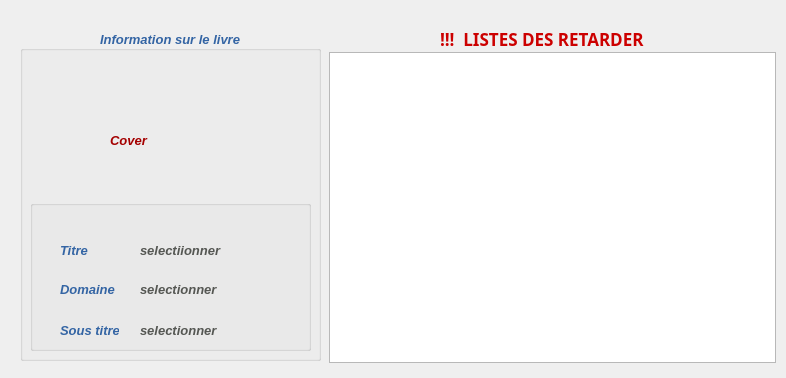
<?xml version="1.0" encoding="UTF-8"?>
<ui version="4.0">
 <class>alert</class>
 <widget class="QDialog" name="alert">
  <property name="geometry">
   <rect>
    <x>0</x>
    <y>0</y>
    <width>786</width>
    <height>378</height>
   </rect>
  </property>
  <property name="windowTitle">
   <string>Dialog</string>
  </property>
  <widget class="QGroupBox" name="groupBox_7">
   <property name="geometry">
    <rect>
     <x>20</x>
     <y>30</y>
     <width>301</width>
     <height>331</height>
    </rect>
   </property>
   <property name="minimumSize">
    <size>
     <width>200</width>
     <height>0</height>
    </size>
   </property>
   <property name="palette">
    <palette>
     <active>
      <colorrole role="WindowText">
       <brush brushstyle="SolidPattern">
        <color alpha="255">
         <red>52</red>
         <green>101</green>
         <blue>164</blue>
        </color>
       </brush>
      </colorrole>
     </active>
     <inactive>
      <colorrole role="WindowText">
       <brush brushstyle="SolidPattern">
        <color alpha="255">
         <red>52</red>
         <green>101</green>
         <blue>164</blue>
        </color>
       </brush>
      </colorrole>
     </inactive>
     <disabled>
      <colorrole role="WindowText">
       <brush brushstyle="SolidPattern">
        <color alpha="255">
         <red>190</red>
         <green>190</green>
         <blue>190</blue>
        </color>
       </brush>
      </colorrole>
     </disabled>
    </palette>
   </property>
   <property name="font">
    <font>
     <pointsize>10</pointsize>
     <weight>75</weight>
     <italic>true</italic>
     <bold>true</bold>
    </font>
   </property>
   <property name="title">
    <string>Information sur le livre</string>
   </property>
   <property name="alignment">
    <set>Qt::AlignCenter</set>
   </property>
   <widget class="QLabel" name="cov">
    <property name="geometry">
     <rect>
      <x>90</x>
      <y>30</y>
      <width>115</width>
      <height>160</height>
     </rect>
    </property>
    <property name="minimumSize">
     <size>
      <width>115</width>
      <height>160</height>
     </size>
    </property>
    <property name="maximumSize">
     <size>
      <width>115</width>
      <height>160</height>
     </size>
    </property>
    <property name="palette">
     <palette>
      <active>
       <colorrole role="WindowText">
        <brush brushstyle="SolidPattern">
         <color alpha="255">
          <red>164</red>
          <green>0</green>
          <blue>0</blue>
         </color>
        </brush>
       </colorrole>
      </active>
      <inactive>
       <colorrole role="WindowText">
        <brush brushstyle="SolidPattern">
         <color alpha="255">
          <red>164</red>
          <green>0</green>
          <blue>0</blue>
         </color>
        </brush>
       </colorrole>
      </inactive>
      <disabled>
       <colorrole role="WindowText">
        <brush brushstyle="SolidPattern">
         <color alpha="255">
          <red>190</red>
          <green>190</green>
          <blue>190</blue>
         </color>
        </brush>
       </colorrole>
      </disabled>
     </palette>
    </property>
    <property name="font">
     <font>
      <pointsize>10</pointsize>
      <weight>75</weight>
      <italic>true</italic>
      <bold>true</bold>
     </font>
    </property>
    <property name="text">
     <string>Cover</string>
    </property>
   </widget>
   <widget class="QGroupBox" name="groupBox_3">
    <property name="geometry">
     <rect>
      <x>10</x>
      <y>170</y>
      <width>281</width>
      <height>151</height>
     </rect>
    </property>
    <property name="title">
     <string/>
    </property>
    <widget class="QLabel" name="Dom">
     <property name="geometry">
      <rect>
       <x>110</x>
       <y>80</y>
       <width>101</width>
       <height>18</height>
      </rect>
     </property>
     <property name="palette">
      <palette>
       <active>
        <colorrole role="WindowText">
         <brush brushstyle="SolidPattern">
          <color alpha="255">
           <red>85</red>
           <green>87</green>
           <blue>83</blue>
          </color>
         </brush>
        </colorrole>
       </active>
       <inactive>
        <colorrole role="WindowText">
         <brush brushstyle="SolidPattern">
          <color alpha="255">
           <red>85</red>
           <green>87</green>
           <blue>83</blue>
          </color>
         </brush>
        </colorrole>
       </inactive>
       <disabled>
        <colorrole role="WindowText">
         <brush brushstyle="SolidPattern">
          <color alpha="255">
           <red>190</red>
           <green>190</green>
           <blue>190</blue>
          </color>
         </brush>
        </colorrole>
       </disabled>
      </palette>
     </property>
     <property name="font">
      <font>
       <weight>75</weight>
       <italic>true</italic>
       <bold>true</bold>
      </font>
     </property>
     <property name="text">
      <string>selectionner</string>
     </property>
     <property name="scaledContents">
      <bool>true</bool>
     </property>
    </widget>
    <widget class="QLabel" name="label_19">
     <property name="geometry">
      <rect>
       <x>30</x>
       <y>30</y>
       <width>29</width>
       <height>40</height>
      </rect>
     </property>
     <property name="palette">
      <palette>
       <active>
        <colorrole role="WindowText">
         <brush brushstyle="SolidPattern">
          <color alpha="255">
           <red>52</red>
           <green>101</green>
           <blue>164</blue>
          </color>
         </brush>
        </colorrole>
       </active>
       <inactive>
        <colorrole role="WindowText">
         <brush brushstyle="SolidPattern">
          <color alpha="255">
           <red>52</red>
           <green>101</green>
           <blue>164</blue>
          </color>
         </brush>
        </colorrole>
       </inactive>
       <disabled>
        <colorrole role="WindowText">
         <brush brushstyle="SolidPattern">
          <color alpha="255">
           <red>190</red>
           <green>190</green>
           <blue>190</blue>
          </color>
         </brush>
        </colorrole>
       </disabled>
      </palette>
     </property>
     <property name="font">
      <font>
       <weight>75</weight>
       <italic>true</italic>
       <bold>true</bold>
      </font>
     </property>
     <property name="text">
      <string>Titre</string>
     </property>
     <property name="alignment">
      <set>Qt::AlignLeading|Qt::AlignLeft|Qt::AlignVCenter</set>
     </property>
    </widget>
    <widget class="QLabel" name="Titre">
     <property name="geometry">
      <rect>
       <x>110</x>
       <y>30</y>
       <width>165</width>
       <height>40</height>
      </rect>
     </property>
     <property name="minimumSize">
      <size>
       <width>165</width>
       <height>40</height>
      </size>
     </property>
     <property name="maximumSize">
      <size>
       <width>165</width>
       <height>16777215</height>
      </size>
     </property>
     <property name="palette">
      <palette>
       <active>
        <colorrole role="WindowText">
         <brush brushstyle="SolidPattern">
          <color alpha="255">
           <red>85</red>
           <green>87</green>
           <blue>83</blue>
          </color>
         </brush>
        </colorrole>
       </active>
       <inactive>
        <colorrole role="WindowText">
         <brush brushstyle="SolidPattern">
          <color alpha="255">
           <red>85</red>
           <green>87</green>
           <blue>83</blue>
          </color>
         </brush>
        </colorrole>
       </inactive>
       <disabled>
        <colorrole role="WindowText">
         <brush brushstyle="SolidPattern">
          <color alpha="255">
           <red>190</red>
           <green>190</green>
           <blue>190</blue>
          </color>
         </brush>
        </colorrole>
       </disabled>
      </palette>
     </property>
     <property name="font">
      <font>
       <weight>75</weight>
       <italic>true</italic>
       <bold>true</bold>
      </font>
     </property>
     <property name="text">
      <string>selectiionner</string>
     </property>
     <property name="alignment">
      <set>Qt::AlignLeading|Qt::AlignLeft|Qt::AlignVCenter</set>
     </property>
     <property name="wordWrap">
      <bool>true</bool>
     </property>
    </widget>
    <widget class="QLabel" name="label_21">
     <property name="geometry">
      <rect>
       <x>30</x>
       <y>80</y>
       <width>55</width>
       <height>18</height>
      </rect>
     </property>
     <property name="palette">
      <palette>
       <active>
        <colorrole role="WindowText">
         <brush brushstyle="SolidPattern">
          <color alpha="255">
           <red>52</red>
           <green>101</green>
           <blue>164</blue>
          </color>
         </brush>
        </colorrole>
       </active>
       <inactive>
        <colorrole role="WindowText">
         <brush brushstyle="SolidPattern">
          <color alpha="255">
           <red>52</red>
           <green>101</green>
           <blue>164</blue>
          </color>
         </brush>
        </colorrole>
       </inactive>
       <disabled>
        <colorrole role="WindowText">
         <brush brushstyle="SolidPattern">
          <color alpha="255">
           <red>190</red>
           <green>190</green>
           <blue>190</blue>
          </color>
         </brush>
        </colorrole>
       </disabled>
      </palette>
     </property>
     <property name="font">
      <font>
       <weight>75</weight>
       <italic>true</italic>
       <bold>true</bold>
      </font>
     </property>
     <property name="text">
      <string>Domaine</string>
     </property>
    </widget>
    <widget class="QLabel" name="Sub">
     <property name="geometry">
      <rect>
       <x>110</x>
       <y>110</y>
       <width>171</width>
       <height>40</height>
      </rect>
     </property>
     <property name="minimumSize">
      <size>
       <width>0</width>
       <height>40</height>
      </size>
     </property>
     <property name="palette">
      <palette>
       <active>
        <colorrole role="WindowText">
         <brush brushstyle="SolidPattern">
          <color alpha="255">
           <red>85</red>
           <green>87</green>
           <blue>83</blue>
          </color>
         </brush>
        </colorrole>
       </active>
       <inactive>
        <colorrole role="WindowText">
         <brush brushstyle="SolidPattern">
          <color alpha="255">
           <red>85</red>
           <green>87</green>
           <blue>83</blue>
          </color>
         </brush>
        </colorrole>
       </inactive>
       <disabled>
        <colorrole role="WindowText">
         <brush brushstyle="SolidPattern">
          <color alpha="255">
           <red>190</red>
           <green>190</green>
           <blue>190</blue>
          </color>
         </brush>
        </colorrole>
       </disabled>
      </palette>
     </property>
     <property name="font">
      <font>
       <weight>75</weight>
       <italic>true</italic>
       <bold>true</bold>
      </font>
     </property>
     <property name="text">
      <string>selectionner</string>
     </property>
     <property name="scaledContents">
      <bool>true</bool>
     </property>
     <property name="alignment">
      <set>Qt::AlignLeading|Qt::AlignLeft|Qt::AlignVCenter</set>
     </property>
    </widget>
    <widget class="QLabel" name="label_20">
     <property name="geometry">
      <rect>
       <x>30</x>
       <y>110</y>
       <width>59</width>
       <height>40</height>
      </rect>
     </property>
     <property name="palette">
      <palette>
       <active>
        <colorrole role="WindowText">
         <brush brushstyle="SolidPattern">
          <color alpha="255">
           <red>52</red>
           <green>101</green>
           <blue>164</blue>
          </color>
         </brush>
        </colorrole>
       </active>
       <inactive>
        <colorrole role="WindowText">
         <brush brushstyle="SolidPattern">
          <color alpha="255">
           <red>52</red>
           <green>101</green>
           <blue>164</blue>
          </color>
         </brush>
        </colorrole>
       </inactive>
       <disabled>
        <colorrole role="WindowText">
         <brush brushstyle="SolidPattern">
          <color alpha="255">
           <red>190</red>
           <green>190</green>
           <blue>190</blue>
          </color>
         </brush>
        </colorrole>
       </disabled>
      </palette>
     </property>
     <property name="font">
      <font>
       <weight>75</weight>
       <italic>true</italic>
       <bold>true</bold>
      </font>
     </property>
     <property name="text">
      <string>Sous titre</string>
     </property>
     <property name="alignment">
      <set>Qt::AlignLeading|Qt::AlignLeft|Qt::AlignVCenter</set>
     </property>
    </widget>
   </widget>
  </widget>
  <widget class="QTableView" name="Book">
   <property name="geometry">
    <rect>
     <x>329</x>
     <y>52</y>
     <width>447</width>
     <height>311</height>
    </rect>
   </property>
   <property name="selectionMode">
    <enum>QAbstractItemView::SingleSelection</enum>
   </property>
   <property name="selectionBehavior">
    <enum>QAbstractItemView::SelectRows</enum>
   </property>
  </widget>
  <widget class="QLabel" name="label">
   <property name="geometry">
    <rect>
     <x>440</x>
     <y>30</y>
     <width>211</width>
     <height>17</height>
    </rect>
   </property>
   <property name="palette">
    <palette>
     <active>
      <colorrole role="WindowText">
       <brush brushstyle="SolidPattern">
        <color alpha="255">
         <red>204</red>
         <green>0</green>
         <blue>0</blue>
        </color>
       </brush>
      </colorrole>
      <colorrole role="Text">
       <brush brushstyle="SolidPattern">
        <color alpha="255">
         <red>204</red>
         <green>0</green>
         <blue>0</blue>
        </color>
       </brush>
      </colorrole>
     </active>
     <inactive>
      <colorrole role="WindowText">
       <brush brushstyle="SolidPattern">
        <color alpha="255">
         <red>204</red>
         <green>0</green>
         <blue>0</blue>
        </color>
       </brush>
      </colorrole>
      <colorrole role="Text">
       <brush brushstyle="SolidPattern">
        <color alpha="255">
         <red>204</red>
         <green>0</green>
         <blue>0</blue>
        </color>
       </brush>
      </colorrole>
     </inactive>
     <disabled>
      <colorrole role="WindowText">
       <brush brushstyle="SolidPattern">
        <color alpha="255">
         <red>190</red>
         <green>190</green>
         <blue>190</blue>
        </color>
       </brush>
      </colorrole>
      <colorrole role="Text">
       <brush brushstyle="SolidPattern">
        <color alpha="255">
         <red>190</red>
         <green>190</green>
         <blue>190</blue>
        </color>
       </brush>
      </colorrole>
     </disabled>
    </palette>
   </property>
   <property name="font">
    <font>
     <family>WenQuanYi Micro Hei</family>
     <pointsize>13</pointsize>
     <weight>75</weight>
     <bold>true</bold>
    </font>
   </property>
   <property name="text">
    <string>!!!  LISTES DES RETARDER  !!!</string>
   </property>
  </widget>
 </widget>
 <resources/>
 <connections/>
</ui>
